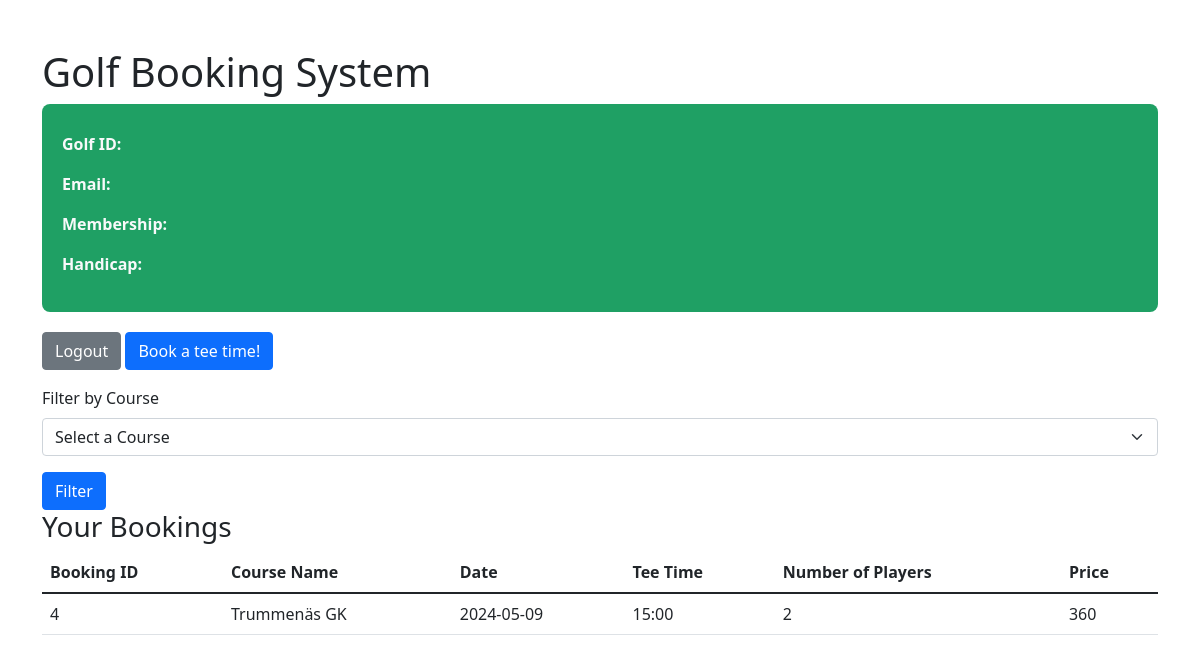
/profile (signed in), run on the app's committed database.
### tables this page shows
CREATE TABLE bookings (booking_id INTEGER PRIMARY KEY AUTOINCREMENT, club_id INTEGER REFERENCES courses (club_id), golf_id TEXT (100) REFERENCES players (golf_id), numberOfPlayers INTEGER (4), date TEXT (100), tee_time TEXT (100), price NUMERIC (1000));

CREATE TABLE courses (club_id INTEGER PRIMARY KEY AUTOINCREMENT, region TEXT (100), club_name TEXT (100), hcp_limit NUMERIC, greenfee NUMERIC);

### app.py (the view)
@app.route('/profile')
def profile():
    golf_id = session.get('golf_id')  # Assuming you store the logged-in user's golf_id in the session
    club_id = request.args.get('club_id')  # Get club_id from the query parameters for filtering
    user_details = query_db("SELECT players.first_name, players.last_name, players.golf_id, players.email, players.hcp, courses.club_name FROM players JOIN membership ON players.golf_id = membership.golf_id JOIN courses ON membership.club_id = courses.club_id WHERE players.golf_id = ?", [golf_id], one=True)
    courses = query_db("SELECT club_id, club_name FROM courses")
    query = """
        SELECT b.booking_id, b.club_id, b.date, b.tee_time, b.numberOfPlayers, b.price, c.club_name
        FROM bookings b
        JOIN courses c ON b.club_id = c.club_id
        WHERE b.golf_id = ?
    """
    params = [golf_id]
    if club_id:
        query += " AND b.club_id = ?"
        params.append(club_id)
    query += " ORDER BY b.date DESC, b.tee_time ASC"
    booking_history = query_db(query, params)
    return render_template('profile.html', user=user_details, bookings=booking_history, courses=courses)

### database.py (called while the page is built, shortened)
def get_db():
    db = getattr(g, '_database', None)
    if db is None:
        db = g._database = sqlite3.connect(DATABASE)
        db.row_factory = sqlite3.Row
    return db

def query_db(query, args=(), one=False, commit=False):
    cur = get_db().execute(query, args)
    rv = cur.fetchall()
    cur.close()
    return (rv[0] if rv else None) if one else rv

### website/template/profile.html (shortened to what this page needs)
<!DOCTYPE html>
<html lang="en">
<head>
    <link href="https://cdn.jsdelivr.net/npm/bootstrap@5.1.3/dist/css/bootstrap.min.css" rel="stylesheet">
</head>
<body>
    <div class="container mt-5" >
        <h1>Golf Booking System</h1>
        <div style="background-color: #1fa064; padding: 20px; border-radius: 8px; margin-bottom: 20px;">
            <p
            class="text-light"> <strong>Golf ID:</strong> {{ user['golf_id'] }}</p>
            <p
            class="text-light"><strong>Email:</strong> {{ user['Email'] }}</p>
            <p
            class="text-light"> <strong>Membership:</strong> {{ user['club_name'] }}</p>
            <p
            class="text-light"> <strong>Handicap:</strong> {{ user['HCP'] }}</p>
        </div>
        <div class="mb-3">
            <a href="{{ url_for('logout') }}" class="btn btn-secondary">Logout</a>
            <a href="{{ url_for('show_courses') }}" class="btn btn-primary">Book a tee time!</a>
        </div>
        <form action="{{ url_for('profile') }}" method="get">
            <div class="mb-3">
                <label for="club_id" class="form-label">Filter by Course</label>
                <select class="form-select" id="club_id" name="club_id">
                    <option value="">Select a Course</option>
                </select>
            </div>
            <button type="submit" class="btn btn-primary">Filter</button>
        </form>
        <h3>Your Bookings</h3>
        <table class="table">
            <thead>
                <tr>
                    <th>Booking ID</th>
                    <th>Course Name</th>
                    <th>Date</th>
                    <th>Tee Time</th>
                    <th>Number of Players</th>
                    <th>Price</th>
                </tr>
            </thead>
            <tbody>
                {% for booking in bookings %}
                <tr>
                    <td>{{ booking['booking_id'] }}</td>
                    <td>{{ booking['club_name'] }}</td>
                    <td>{{ booking['date'] }}</td>
                    <td>{{ booking['tee_time'] }}</td>
                    <td>{{ booking['numberOfPlayers'] }}</td>
                    <td>{{ booking['price'] }}</td>
                </tr>
                {% endfor %}
            </tbody>
        </table>
    </div>
</body>
</html>

### data on the page
bookings: booking_id "4", club_name "Trummenäs GK", date "2024-05-09", tee_time "15:00", numberOfPlayers "2", price "360"
